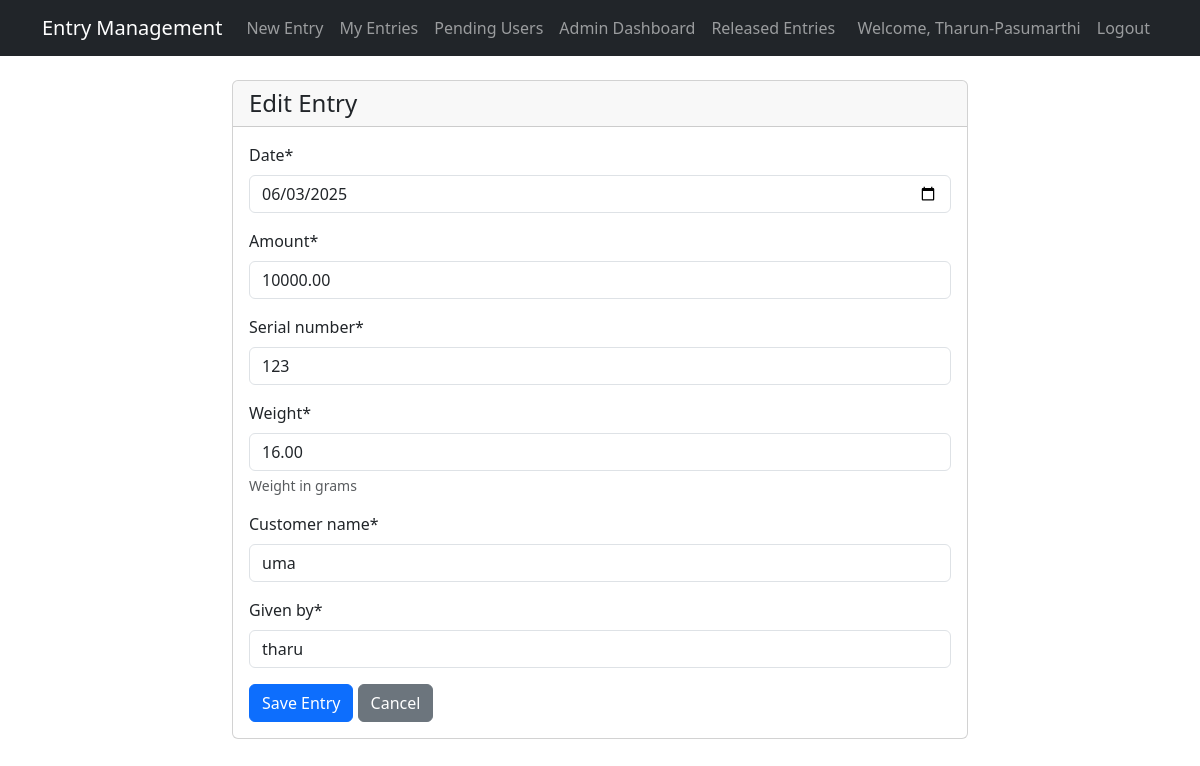
The page /entries/entry/7/edit/ (signed in) on the database its author committed.
### users/models.py (models this page shows, shortened)
class CustomUser(AbstractUser):
    phone_number = models.CharField(max_length=15, blank=True)
    is_approved = models.BooleanField(default=False)

### entries/models.py (models this page shows, shortened)
class Entry(models.Model):
    STATUS_CHOICES = [
        ('active', 'Active'),
        ('released', 'Released'),
        ('removed', 'Removed'),
    ]
    user = models.ForeignKey(settings.AUTH_USER_MODEL, on_delete=models.CASCADE)
    date = models.DateField()
    from_date = models.DateField(editable=False)  # Will be set to date automatically
    to_date = models.DateField(null=True, blank=True)
    serial_number = models.CharField(max_length=50)
    customer_name = models.CharField(max_length=100)
    amount = models.DecimalField(max_digits=10, decimal_places=2)
    weight = models.DecimalField(max_digits=10, decimal_places=2, help_text="Weight in grams")
    given_by = models.CharField(max_length=100)
    status = models.CharField(max_length=10, choices=STATUS_CHOICES, default='active')
    interest_rate = models.DecimalField(max_digits=5, decimal_places=2, null=True, blank=True)
    interest_amount = models.DecimalField(max_digits=10, decimal_places=2, null=True, blank=True)
    created_at = models.DateTimeField(auto_now_add=True)
    updated_at = models.DateTimeField(auto_now=True)
    released_at = models.DateTimeField(null=True, blank=True)

### entries/views.py (the view)
# urls.py: path('entry/<int:pk>/edit/', views.entry_edit, name='entry_edit'),
@login_required
@user_passes_test(is_approved_user)
def entry_edit(request, pk):
    entry = get_object_or_404(Entry, pk=pk, user=request.user, status='active')
    if request.method == 'POST':
        form = EntryForm(request.POST, instance=entry)
        if form.is_valid():
            form.save()
            AuditLog.objects.create(
                entry=entry,
                user=request.user,
                action='edit',
                details='Entry edited'
            )
            messages.success(request, 'Entry updated successfully!')
            return redirect('entry_list')
    else:
        form = EntryForm(instance=entry)
    return render(request, 'entries/entry_form.html', {'form': form, 'action': 'Edit'})

### entries/forms.py
class EntryForm(forms.ModelForm):
    class Meta:
        model = Entry
        fields = ['date', 'amount', 'serial_number', 'weight', 'customer_name', 'given_by']
        widgets = {
            'date': forms.DateInput(attrs={'type': 'date'}),
            'amount': forms.NumberInput(attrs={'step': '0.01'}),
            'weight': forms.NumberInput(attrs={'step': '0.01'}),
        }

### users/views.py (called while the page is built)
def is_approved_user(user):
    return user.is_approved

### templates/entries/entry_form.html (shortened to what this page needs)
{% extends 'base.html' %}
{% load crispy_forms_tags %}
{% block content %}
<div class="row justify-content-center">
    <div class="col-md-8">
        <div class="card">
            <div class="card-header">
                <h4 class="mb-0">{{ action }} Entry</h4>
            </div>
            <div class="card-body">
                <form method="post">
                    {{ form|crispy }}
                    <div class="mt-3">
                        <button type="submit" class="btn btn-primary">Save Entry</button>
                        <a href="{% url 'entry_list' %}" class="btn btn-secondary">Cancel</a>
                    </div>
                </form>
            </div>
        </div>
    </div>
</div>
{% endblock %}

### templates/base.html (shortened to what this page needs)
<!DOCTYPE html>
<html lang="en">
<head>
    <link href="https://cdn.jsdelivr.net/npm/bootstrap@5.3.0/dist/css/bootstrap.min.css" rel="stylesheet">
    <link href="https://cdn.jsdelivr.net/npm/bootstrap-icons@1.7.2/font/bootstrap-icons.css" rel="stylesheet">
</head>
<body>
    <nav class="navbar navbar-expand-lg navbar-dark bg-dark">
        <div class="container">
            <a class="navbar-brand" href="{% url 'home' %}">Entry Management</a>
            <div class="collapse navbar-collapse" id="navbarNav">
                <ul class="navbar-nav me-auto">
                    {% if user.is_authenticated and user.is_approved %}
                        <li class="nav-item">
                            <a class="nav-link" href="{% url 'entry_create' %}">New Entry</a>
                        </li>
                        <li class="nav-item">
                            <a class="nav-link" href="{% url 'entry_list' %}">My Entries</a>
                        </li>
                    {% endif %}
                    {% if user.is_staff %}
                        <li class="nav-item">
                            <a class="nav-link" href="{% url 'pending_users' %}">Pending Users</a>
                        </li>
                        <li class="nav-item">
                            <a class="nav-link" href="{% url 'admin_dashboard' %}">Admin Dashboard</a>
                        </li>
                        <li class="nav-item">
                            <a class="nav-link" href="{% url 'released_entries' %}">Released Entries</a>
                        </li>
                    {% endif %}
                </ul>
                <ul class="navbar-nav">
                    {% if user.is_authenticated %}
                        <li class="nav-item">
                            <span class="nav-link">Welcome, {{ user.username }}</span>
                        </li>
                        <li class="nav-item">
                            <form method="post" action="{% url 'logout' %}" class="d-inline">
                                <button type="submit" class="btn btn-link nav-link">Logout</button>
                            </form>
                        </li>
                    {% endif %}
                </ul>
            </div>
        </div>
    </nav>
    <div class="container mt-4">
        {% block content %}
        {% endblock %}
    </div>
</body>
</html>

### rows shown on the page
CustomUser: username "Tharun-Pasumarthi"
Entry: date "06/03/2025", amount "10000.00", serial_number "123", weight "16.00", customer_name "uma", given_by "tharu"

### other values the page prints
{{ action }} "Edit"
